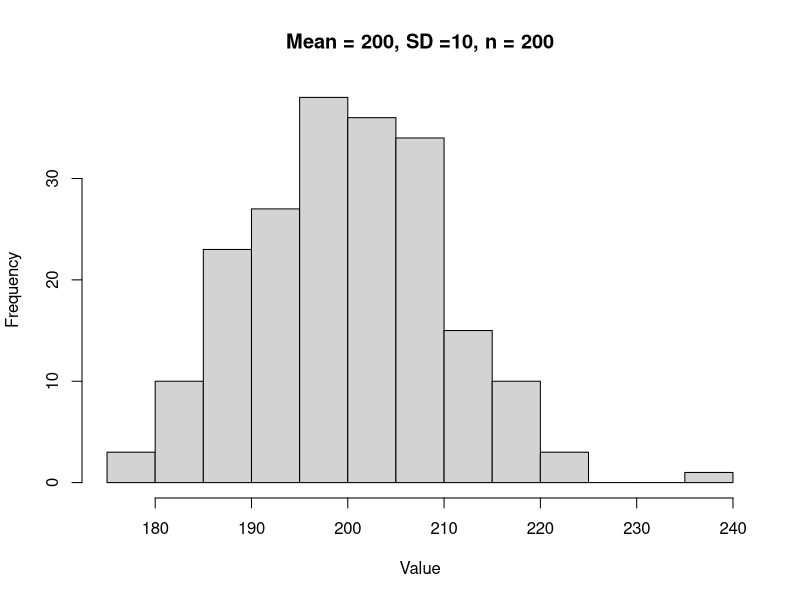
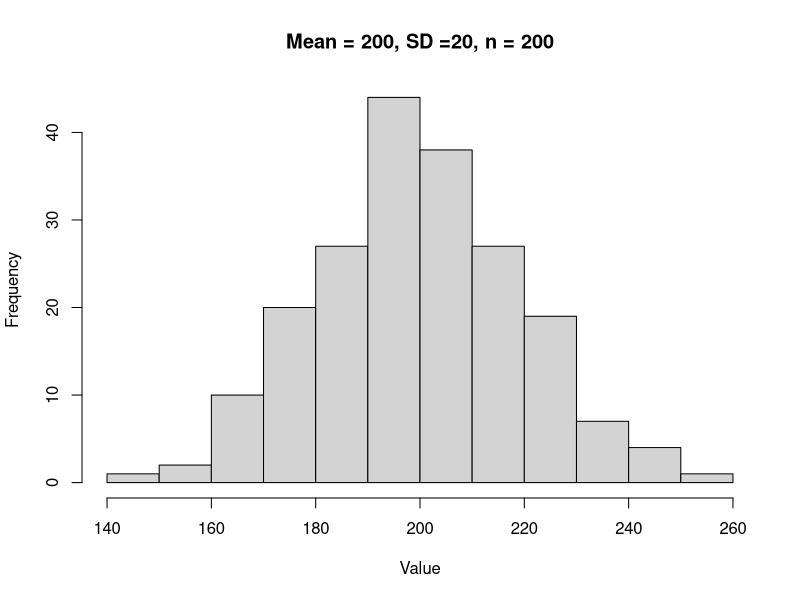
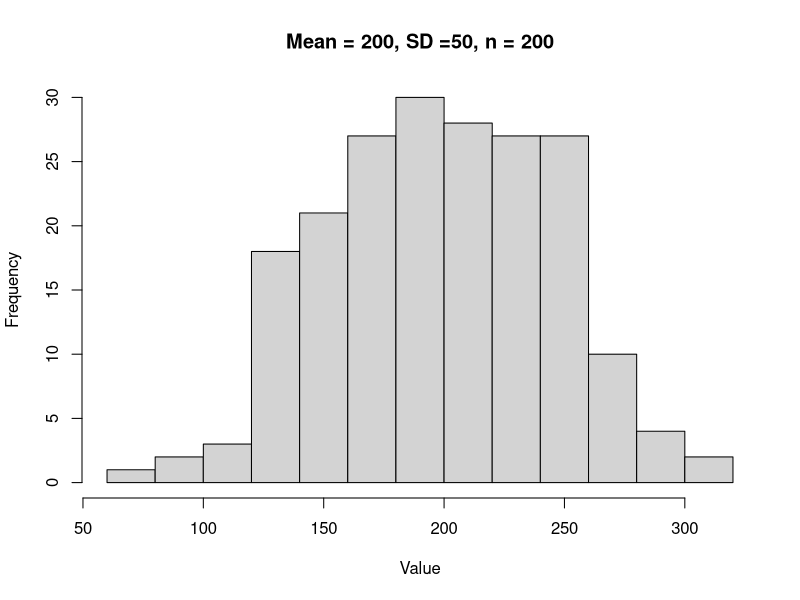
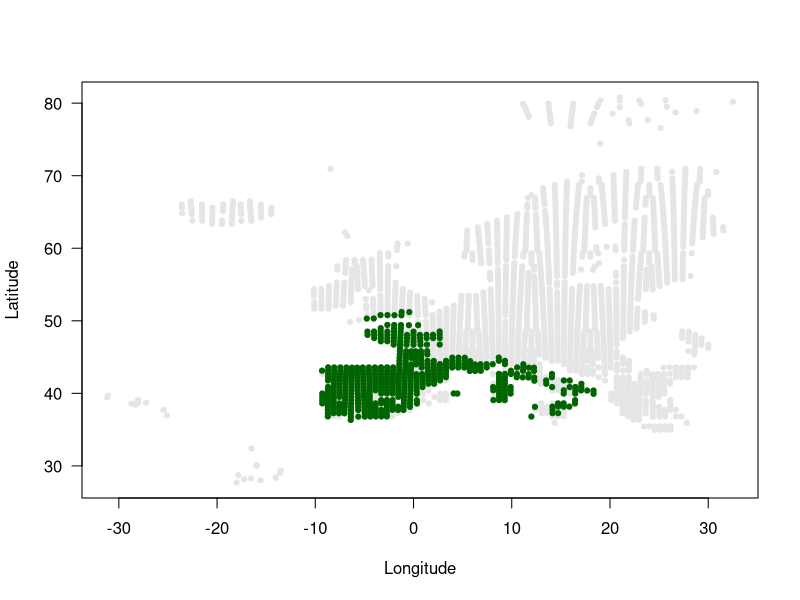
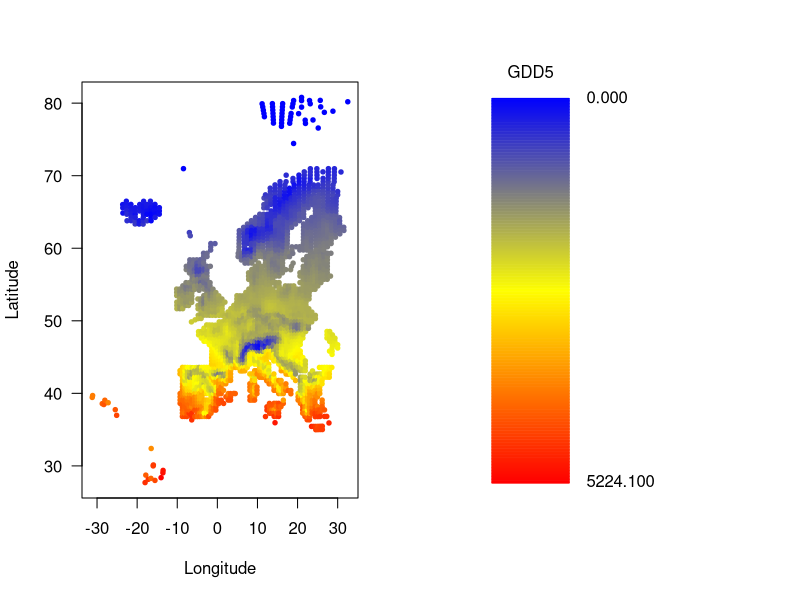
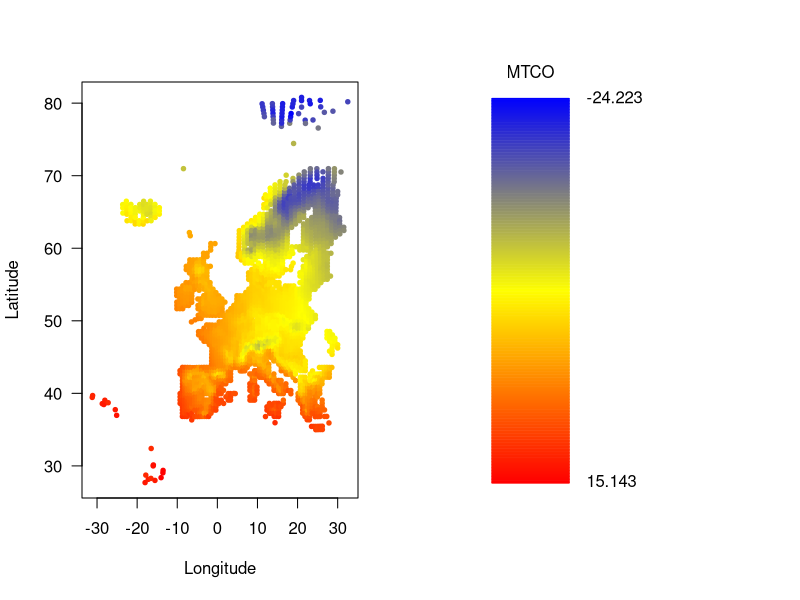
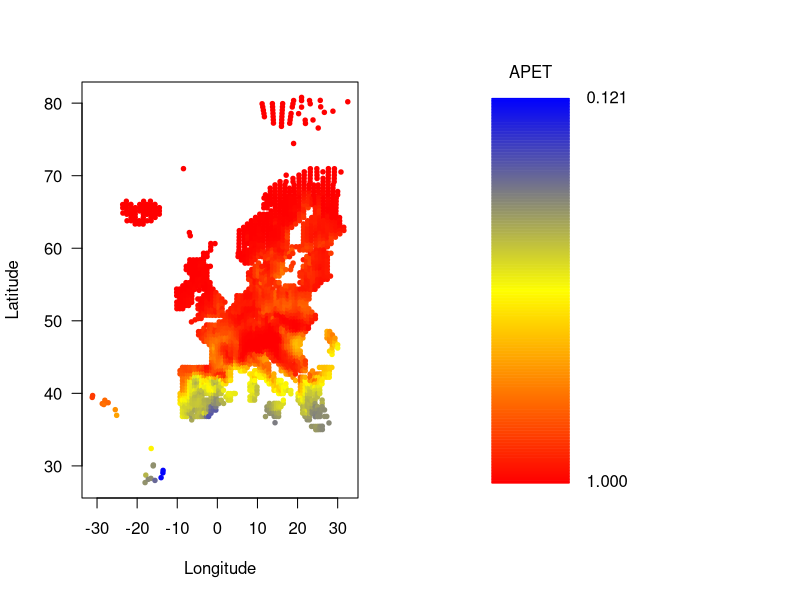
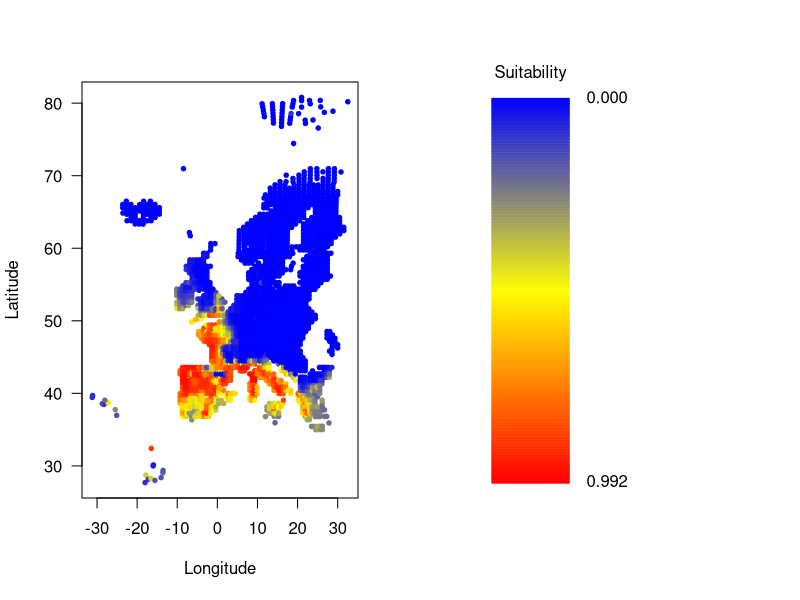

R code for these plots, in order: (Note: this script raises an error after producing the figures.)
foo <- lapply(c(10,20,50),function(x){
  fnm <- paste('Histogram, random sample, SD =',x,'.jpg',sep='')
  dat <- rnorm(200,200,x)
  jpeg(fnm,width=4,height=3,units='in',res=200)
  hist(dat,main=paste('Mean = 200, SD =',x,', n = 200',sep=''),xlab='Value')
  dev.off()
})
check.install.packages <- function(list.packages){
  foo <- lapply(list.packages, function(req.lib){
    is.installed <- is.element(req.lib, installed.packages()[,1])
    if(is.installed == FALSE){install.packages(req.lib)}
    require(req.lib, character.only = TRUE)
  })
}
list.packages	<- c('PresenceAbsence')
check.install.packages(list.packages)
SD.data <- read.csv("Sylvia_undata_dist(1).csv")
jpeg('Dartford_Warbler_distribution.jpg',height=6,width=4.5,units='in',res=200)
par(las=1)
plot(SD.data$lon,SD.data$lat,pch=19,cex=0.7,col='grey90',xlab='Longitude',ylab='Latitude')
pres <- subset(SD.data, presence == 1)
points(pres$lon,pres$lat,pch=19,cex=0.7,col='darkgreen')
dev.off()
Biocli <- read.csv("Bioclimate_1961-1990(1).csv")
map.data <- function(dat, varnm, period){
filenm <- paste(period,'_',varnm,'.jpg',sep='')  
jpeg(filenm,height=6,width=9,units='in',res=200)
par(mfrow=c(1,2),las=1)  
x <- as.numeric(dat[,1]); y <- as.numeric(dat[,2]); z <- as.numeric(dat[,3])  
lo <- min(z); hi <- max(z); range <- hi-lo  
cols <- 1 + 254 * (z - lo)/range  
plot(x,y,
pch=19,cex=0.6,
col=colorRampPalette(c("blue", "yellow", "red"))(255)[cols],
xlab='Longitude',ylab='Latitude')  
plot(c(0,1),c(0,1),type='n',bty='n',axes=F,xlab='',ylab='')
for (i in 1:255) lines(c(0,0.3),rep(1-i/255,2),
col=colorRampPalette(c("blue", "yellow", "red"))(255)[i],lwd=2)
mtext(varnm,at=0.15)
for (i in c(1,255)){
if (i == 1) val <- lo else val <- hi
text(0.33,1-i/255,format(round(val,3),nsmall=3),pos=4)
  }
dev.off()
}
period <- '1961-1990'
foo <- lapply(4:6, function(C){
  focal.data <- Biocli[,c(2,3,C)]
  focal.name <- toupper(names(Biocli[C]))
  map.data(focal.data,focal.name,period)
})
all.dat	<- merge(Biocli,SD.data)
SDM	<- glm(presence	~	poly(gdd5,3)	+	poly(mtco,3)	+	poly(apet,3),	data=all.dat,	family='binomial')
all.dat$Suitability	<- predict(SDM,	type='response')
map.data(all.dat[,c(2,3,8)],'Suitability','Present day')
eval.data	<- all.dat[,c(1,7,8)]
(AUC	<- round(auc(eval.data,st.dev=FALSE),3))
Future <- read.csv("HadGem A1 2080(1).csv")
Future.clim <- merge(all.dat[,1:3],Future)
map.data(all.dat[,c(2,3,8)],'Suitability','Future 1')
map.data <- function(dat, varnm, period,lo=NA,hi=NA){
  filenm <- paste(period,'_',varnm,'.jpg',sep='')  
  jpeg(filenm,height=6,width=9,units='in',res=200)
  par(mfrow=c(1,2),las=1)  
  x <- as.numeric(dat[,1]); y <- as.numeric(dat[,2]); z <- as.numeric(dat[,3])  
  if(is.na(lo) | is.na(hi)){
    lo <- min(z); hi <- max(z)}
  range<-hi-lo
  cols <- 1 + 254 * (z - lo)/range  
  plot(x,y,
       pch=19,cex=0.6,
       col=colorRampPalette(c("blue", "yellow", "red"))(255)[cols],
       xlab='Longitude',ylab='Latitude')  
  plot(c(0,1),c(0,1),type='n',bty='n',axes=F,xlab='',ylab='')
  for (i in 1:255) lines(c(0,0.3),rep(1-i/255,2),
                         col=colorRampPalette(c("blue", "yellow", "red"))(255)[i],lwd=2)
  mtext(varnm,at=0.15)
  for (i in c(1,255)){
    if (i == 1) val <- lo else val <- hi
    text(0.33,1-i/255,format(round(val,3),nsmall=3),pos=4)
  }
  dev.off()
}
period	<- c('1961-1990','2080')
foo	<- lapply(period,	function(P){
  foo	<- lapply(4:6,	function(C){
    if	(P	==	'2080')	focal.data	<- Future.clim[,c(2,3,C)]	else	focal.data	<- Biocli[,c(2,3,C)]
    focal.name	<- toupper(names(focal.data[3]))
    lo	<- min(Biocli[,C],Future.clim[,C])
    hi	<- max(Biocli[,C],Future.clim[,C])
    map.data(focal.data,focal.name,P,lo,hi)
  })
})
Future.clim$suitability	<- predict(SDM,	newdata=Future.clim,	type='response')
period	<- c('Present_day','2080')
foo	<- lapply(period,	function(P){
  if	(P	==	'2080')	focal.data	<- Future.clim[,c(2,3,7)]	else	focal.data	<- all.dat[,c(2,3,8)]
  map.data(focal.data,'Suitability',P,lo=0,hi=1)
})